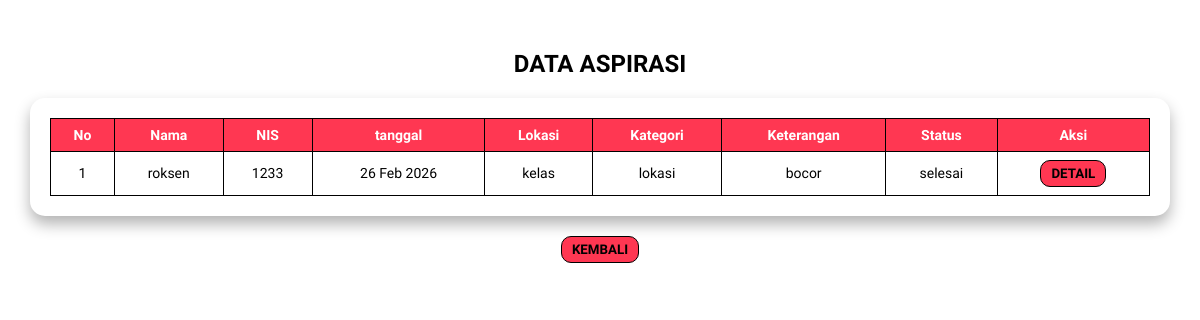
The app's page /UJIKOMFALAQ/data-pengaduan.php (signed in), older data.
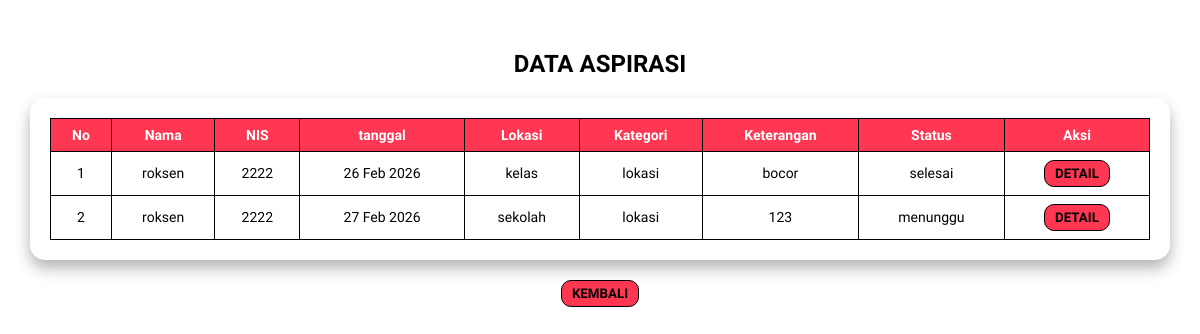
The same page, newer data.
### tables this page shows
CREATE TABLE `input_aspirasi` (
  `id_pelapor` int NOT NULL,
  `nis` varchar(225) NOT NULL,
  `id_kategori` int NOT NULL,
  `tanggal` datetime NOT NULL DEFAULT CURRENT_TIMESTAMP,
  `lokasi` varchar(225) NOT NULL,
  `ket` varchar(225) NOT NULL,
  `status` enum('menunggu','proses','selesai') NOT NULL DEFAULT 'menunggu',
  `feedback` varchar(225) DEFAULT NULL
);

CREATE TABLE `user` (
  `id` int NOT NULL,
  `username` varchar(50) NOT NULL,
  `password` varchar(50) NOT NULL,
  `role` enum('admin','siswa') NOT NULL DEFAULT 'siswa',
  `nis` varchar(100) DEFAULT NULL,
  `kelas` varchar(100) DEFAULT NULL
);

CREATE TABLE `kategori` (
  `id_kategori` int NOT NULL,
  `ket_kategori` varchar(225) NOT NULL
);

### UJIKOMFALAQ/data-pengaduan.php (the view, shortened to what this page needs)
<?php
$nis = $_SESSION['nis'];
$koneksi = mysqli_connect("localhost","root","","ujikom_12rpl2_falaq");
$query = mysqli_query($koneksi, "
        SELECT input_aspirasi.*, kategori.ket_kategori, user.username
        FROM input_aspirasi
        LEFT JOIN kategori
        ON input_aspirasi.id_kategori = kategori.id_kategori
        LEFT JOIN user
        ON input_aspirasi.nis = user.nis
        WHERE user.nis = '$nis'
    ");
?>
<!DOCTYPE html>
<html lang="en">
<head>
</head>
<body>
<h2>DATA ASPIRASI</h2>
<div class="box">
    <table>
        <tr>
            <th>No</th>
            <th>Nama</th>
            <th>NIS</th>
            <th>tanggal</th>
            <th>Lokasi</th>
            <th>Kategori</th>
            <th>Keterangan</th>
            <th>Status</th>
            <th>Aksi</th>
        </tr>
        <?php
        $no = 1;
        while ($data = mysqli_fetch_assoc($query)) {
        ?>
        <tr>
            <td><?= $no++ ?></td>
            <td><?= $data['username'] ?></td>
            <td><?= $data['nis'] ?></td>
            <td><?= date('d M Y', strtotime($data['tanggal'])) ?></td>
            <td><?= $data['lokasi'] ?></td>
            <td><?= $data['ket_kategori'] ?></td>
            <td><?= $data['ket'] ?></td>
            <td><?= $data['status'] ?></td>
            <td>
                <a href="detail-pengaduan.php?id=<?= $data['id_pelapor'] ?>">
                    <button><b>DETAIL</b></button>
                </a>
            </td>
        </tr>
        <?php } ?>
    </table>
</div>
<div class="kembali">
    <a href="siswa.php">
        <button><b>KEMBALI</b></button>
    </a>
</div>
</body>
</html>

Row changes from the older to the newer data that the page shows:
changed input_aspirasi "26 Feb 2026": nis "1233" → "2222"
added input_aspirasi: user.username "roksen", nis "2222", tanggal "27 Feb 2026", lokasi "sekolah", id_kategori.ket_kategori "lokasi", ket "123", status "menunggu"
